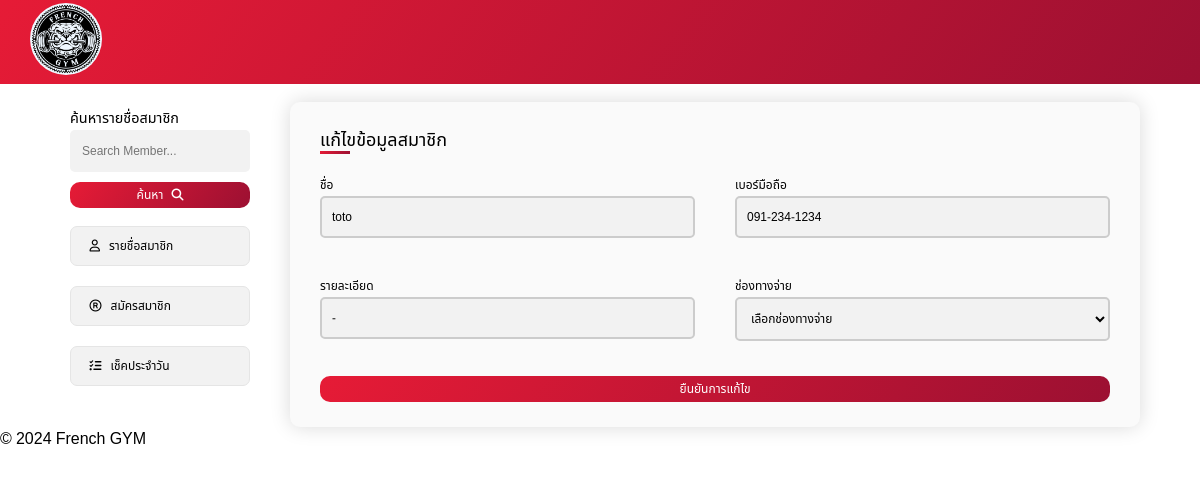
Screenshot of /edit/1 with the database file from the repository.
### membership/models.py (models this page shows, shortened)
class Register(models.Model):
    reg_id = models.AutoField(primary_key=True)
    name = models.CharField(max_length=100)
    tel = models.CharField(max_length=20)
    des = models.TextField()
    pay = models.CharField(max_length=20)
    current_time = models.CharField(max_length=20)
    start_date = models.DateField()
    end_date = models.DateField()
    remain_day = models.IntegerField()

### membership/views.py (the view)
# urls.py: path('edit/<int:id>', edit),
def edit(request, id):
    obj = Register.objects.get(pk=id)
    if request.method == 'POST':
        form = Member(request.POST, instance=obj)
        if form.is_valid():
            form.save()
            return redirect('home')  # แก้ไขตาม url pattern ของคุณ
        name = request.POST.get('name')
        tel = request.POST.get('tel')
        des = request.POST.get('des')
        dropdown = request.POST.get('dropdown')
        Register.objects.filter(pk=id).update(
            pay=dropdown,
            name=name,
            tel=tel,
            des=des
        )
        return redirect(home)
    else:
        form = Member(instance=obj)
    context = {
        'b' : form.instance,
        'form': form,
    }
    return render(request, 'edit.html', {'b': Register,'form': form})

### membership/forms.py
class Member(forms.ModelForm):
    class Meta:
        model = Register
        fields = ['reg_id','name','tel','des','pay','current_time','start_date','end_date','remain_day']

### membership/templates/edit.html (shortened to what this page needs)
{% load static %}
<!DOCTYPE html>
<html lang="en">
<head>
    <link rel="stylesheet" href="{% static 'css/style.css' %}">
    <link rel="stylesheet" href="https://cdnjs.cloudflare.com/ajax/libs/font-awesome/6.5.1/css/all.min.css" />
</head>
<body>
    <nav>
        <div class="logo">
            <a href="/">
                <img src="{% static 'images/logo.png'%}" alt="">
            </a>
        </div>
    </nav>
    <div class="container">
        <div class="sidebar">
            <form action="/search_results/" method="GET">
                <div class="box-search">
                    <label class="title-search" for="search">ค้นหารายชื่อสมาชิก</label>
                    <input type="text" class="member-search" name="q" placeholder="Search Member..." required>
                    <button type="submit" class="button-search">ค้นหา
                        <i class="fas fa-magnifying-glass" style="margin-left: 5px;"></i>
                    </button>
                </div>
            </form>
            <a href="/" class="sidebar-menus">
                <i class="fa-regular fa-user"></i>
                รายชื่อสมาชิก
            </a>
            <a href="/form/" class="sidebar-menus">
                <i class="fa-regular fa-registered"></i>
                สมัครสมาชิก
            </a>
            <a href="/check/" class="sidebar-menus">
                <i class="fas fa-list-check"></i>
                เช็คประจำวัน
            </a>
        </div>
        <div class="box-register">
            <h1 class="display-3">แก้ไขข้อมูลสมาชิก</h1>
            <form class="form-register" method="POST">
                <div class="title-input">
                    <label for="InputName" class="form-label">ชื่อ</label>
                    <input type="text" class="form-control" name="name" value="{{ form.instance.name }}"  required>
                </div>
                <div class="title-input">
                    <label for="InputTel" class="form-label">เบอร์มือถือ</label>
                    <input type="tel" class="form-control" name="tel" placeholder="เบอร์มือถือ" value="{{ form.instance.tel }}" pattern="[0-9]{3}-[0-9]{3}-[0-9]{4}">
                </div>
                <div class="title-input">
                    <label for="InputDes" class="form-label">รายละเอียด</label>
                    <input type="text" class="form-control" name="des" value="{{ form.instance.des }}" placeholder="รายละเอียด">
                </div>
                <div class="title-input">
                    <label for="dropdown">ช่องทางจ่าย</label>
                    <select class="form-control" id="dropdown" name="dropdown" required>
                        <option value="0">เลือกช่องทางจ่าย</option>
                    </select>
                </div>
                <button class="button-register" type="submit">ยืนยันการแก้ไข</button>
            </form>
        </div>
    </div>
    <div class="container-footer">
        <footer>
            <p>© 2024 French GYM</p>
        </footer>
    </div>
</body>
</html>

### static/css/style.css (style rules this page uses)
* { margin: 0; padding: 0; box-sizing: border-box; font-family: "Noto Sans", sans-serif; font-family: "Noto Sans Thai", sans-serif; font-optical-sizing: auto; font-weight: 500; font-style: normal; font-variation-settings: "wdth" 100; text-decoration: none; }
nav { display: flex; justify-content: space-between; padding: 10px; height: 7vw; width: 100%; background: linear-gradient(125deg,#e61b36, #9c1032); align-items: center; }
.logo a img { width: 6vw; object-fit: contain; background-color: aliceblue; border-radius: 50%; margin-left: 20px; }
.container { margin: 0 auto; width: 90vw; display: flex; }
.sidebar { width: 20%; padding: 10px; display: flex; flex-direction: column; min-width: 20vh; }
.member-search { border: none; padding: 10px; border-radius: 5px; background: #f2f2f2; transition: 0.3s; width: 100%; font-size: 1vw; border: 2px solid transparent; outline: none; }
.sidebar-menus { background: #f2f2f2; margin-bottom: 20px; padding: 10px; border-radius: 7px; border: 1px solid #e5e5e5; color: #000; transition: 300ms; font-size: 1vw; }
.sidebar-menus i { margin-left: 0.70vw; margin-right: 0.5vw; }
.form-control { border: none; padding: 10px; border-radius: 5px; background: #f2f2f2; transition: 0.3s; width: 100%; margin-bottom: 20px; font-size: 1vw; border: 2px solid #ccc; outline: none; border-bottom-width: 2px; }
.box-register { max-width: 850px; width: 100%; background: #fafafa; padding: 25px 30px; border-radius: 10px; margin-left: 2.5vw; margin-top: 1.5vw; box-shadow: 0 0 20px rgba(0, 0, 0, 0.15); }
.box-register h1 { font-size: 1.5vw; font-weight: 500; position: relative; }
.box-register h1::before { content: ''; position: absolute; left: 0; bottom: 0; height: 3px; width: 30px; background: linear-gradient(125deg,#e61b36, #9c1032);; }
.form-register { margin-top: 1.5vw; display: flex; flex-wrap: wrap; justify-content: space-between; }
.title-input { width: calc(100% / 2 - 20px); margin-bottom: 15px; flex-direction: column; }
.button-search { height: 2.2vw; width: 100%; color: #fff; background: linear-gradient(125deg, #e61b36, #9c1032); border-radius: 10px; border: none; transition: 0.5ms; font-size: 1vw; }
.button-register { height: 2.2vw; width: 100%; color: #fff; background: linear-gradient(125deg, #e61b36, #9c1032); border-radius: 10px; border: none; transition: 0.5ms; font-size: 1vw; }
.box-search label { font-size: 1.2vw; font-weight: 500; position: relative; margin-bottom: 20px; }
.box-search { margin-top: 1vw; margin-bottom: 1.5vw; }
.box-search input ,.box-search label { margin-bottom: 10px; }
.title-input label { font-size: 1vw; }

### rows the page displays
Register: name "toto", tel "091-234-1234", des "-"
